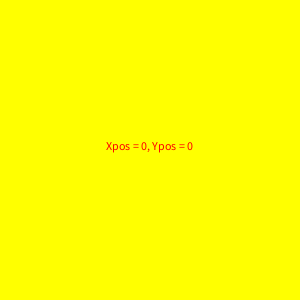
Frame 1 (no input)
Frame 60 (the mouse pressed at the canvas centre just before this capture): identical to frame 1, image omitted
Frame 120 (the mouse held since frame 60 and released just before this capture): identical to frame 1, image omitted

The Processing sketch that drew this single still picture (run headless with seeded random() and noise(); from frame 60 on, the mouse is pressed at the canvas centre):

// Processing sketch: coordinatespel_3
// ── coordinatespel_3.pde
int xpos = mouseX;
int ypos = mouseY;


void setup() {
  size(300, 300);
  background(#ffff00);
}

void draw() {
  background(#ffff00);
  textAlign(CENTER);
  roodTekst((width / 2), height / 2);
}

void mouseClicked() {
  xpos = mouseX;
  ypos = mouseY;
}

void roodTekst(int xmid, int ymid) {
  //println(xpos, ypos);
  if (xpos % 2 ==0 && ypos % 2 ==0) {
    fill(#ff0000);
    text("Xpos = " + xpos + ", Ypos = " + ypos, xmid, ymid);
  }
}
